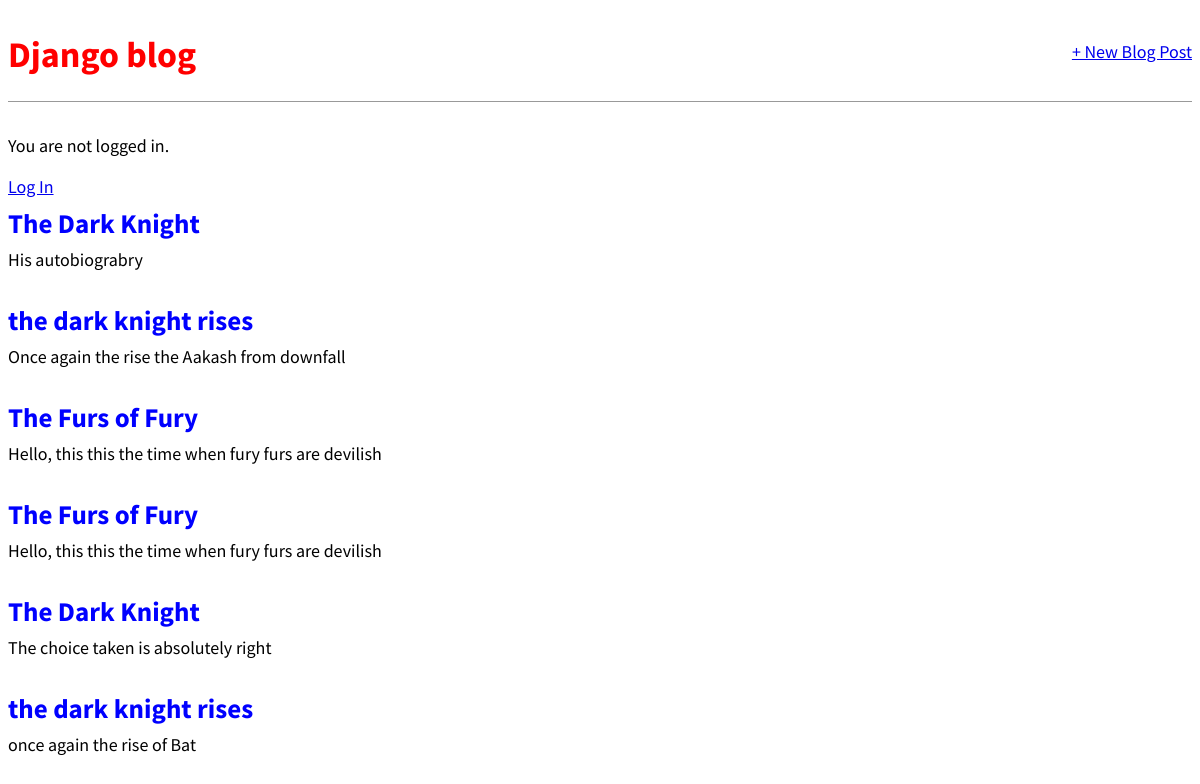
The page / on the database its author committed.
### blog/models.py (models this page shows, shortened)
class Post(models.Model):#import class models then creating subclas models.Model as Post
    title = models.CharField(max_length=200)
    author = models.ForeignKey(
        'auth.User',
        on_delete=models.CASCADE,
        )
    body = models.TextField()

### blog/views.py (the view)
# urls.py: path('', BlogListView.as_view(), name='home'),
class BlogListView(ListView):
    model = Post
    template_name = 'home.html'

### templates/home.html (shortened to what this page needs)
{% extends 'base.html' %}
{% block content %}
{% for post in object_list %}
<div class="post-entry">
    <h2><a href="{% url 'post_detail' post.pk %}">{{ post.title }}</a></h2>
    <p>{{ post.body }}</p>
</div>
{% endfor %}
{% endblock content %}

### templates/base.html (shortened to what this page needs)
{% load static %}
<html>
    <head>
        <link href="{% static 'css/base.css' %}" rel="stylesheet">
    </head>
    <body>
        <div>
            <header>
                <div class="nav-left">
                    <h1><a href="{% url 'home' %}">Django blog</a></h1>
                </div>
                <div class="nav-right">
                    <a href="{% url 'post_new' %}">+ New Blog Post</a>
                </div>
            </header>
            {% if user.is_authenticated %}
                <p>Hi {{ user.username }}!</p>
                <p><a href="{% url 'logout' %}">Log out</a></p>
            {% else %}
                <p>You are not logged in.</p>
                <a href="{% url 'login' %}">Log In</a>
            {% endif %}
            {% block content %}
            {% endblock content %}
        </div>
    </body>
</html>

### static/css/base.css (style rules this page uses)
body { font-family: 'Source Sans Pro', sans-serif; font-size: 18px; }
header { border-bottom: 1px solid #999; margin-bottom: 2rem; display: flex; }
header h1 a { color: red; text-decoration: none; }
.nav-left { margin-right: auto; }
.nav-right { display: flex; padding-top: 2rem; }
.post-entry { margin-bottom: 2rem; }
.post-entry h2 { margin: 0.5rem 0; }
.post-entry h2 a, .post-entry h2 a:visited { color: blue; text-decoration: none; }
.post-entry p { margin: 0; font-weight: 400; }

### rows shown on the page
Post: title "The Dark Knight", body "His autobiograbry"
Post: title "the dark knight rises", body "Once again the rise the Aakash from downfall"
Post: title "The Furs of Fury", body "Hello, this this the time when fury furs are devilish"
Post: title "The Furs of Fury", body "Hello, this this the time when fury furs are devilish"
Post: title "The Dark Knight", body "The choice taken is absolutely right"
Post: title "the dark knight rises", body "once again the rise of Bat"
